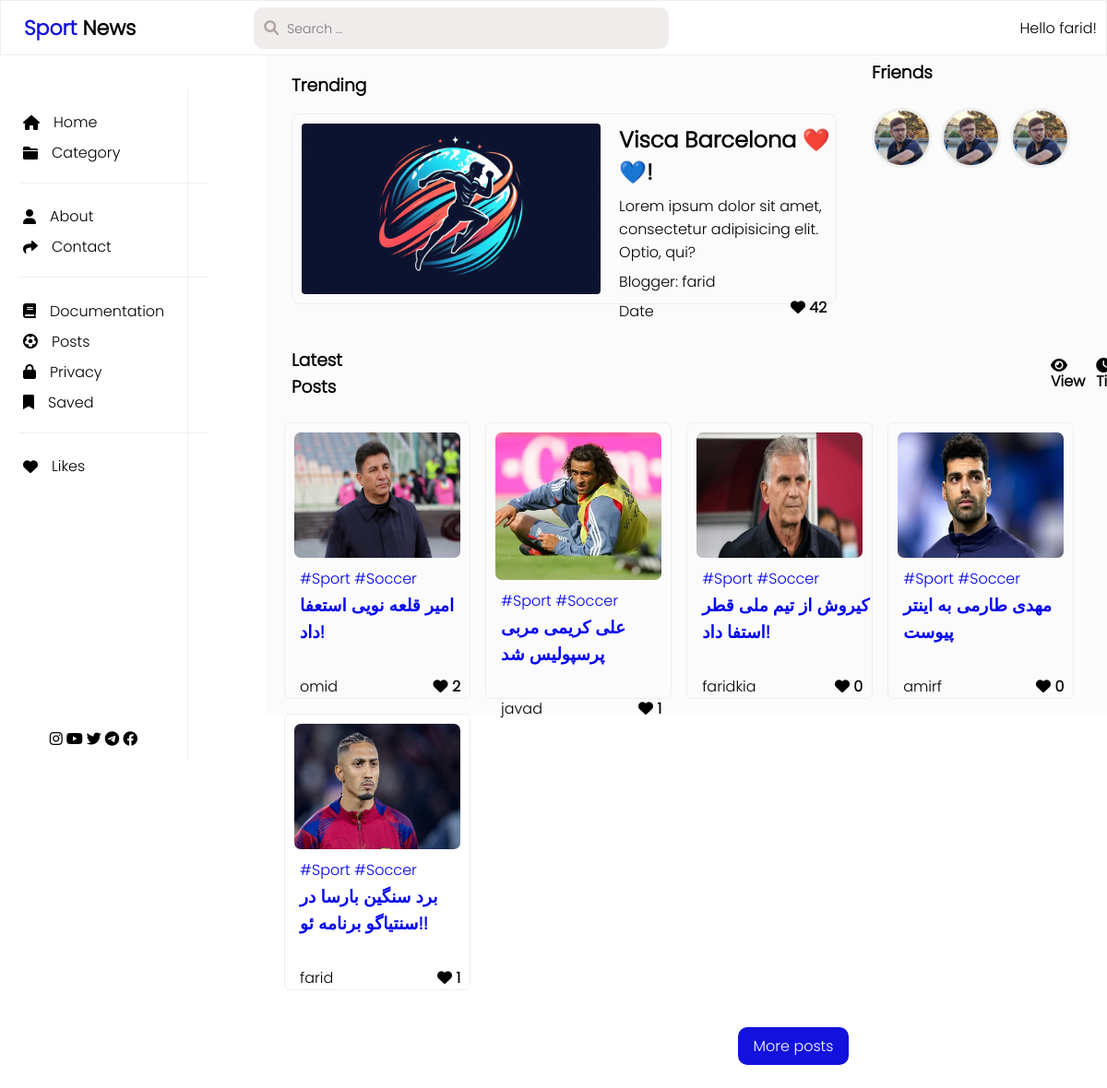
/dashboard/ (signed in), run on an earlier commit of the app's database.
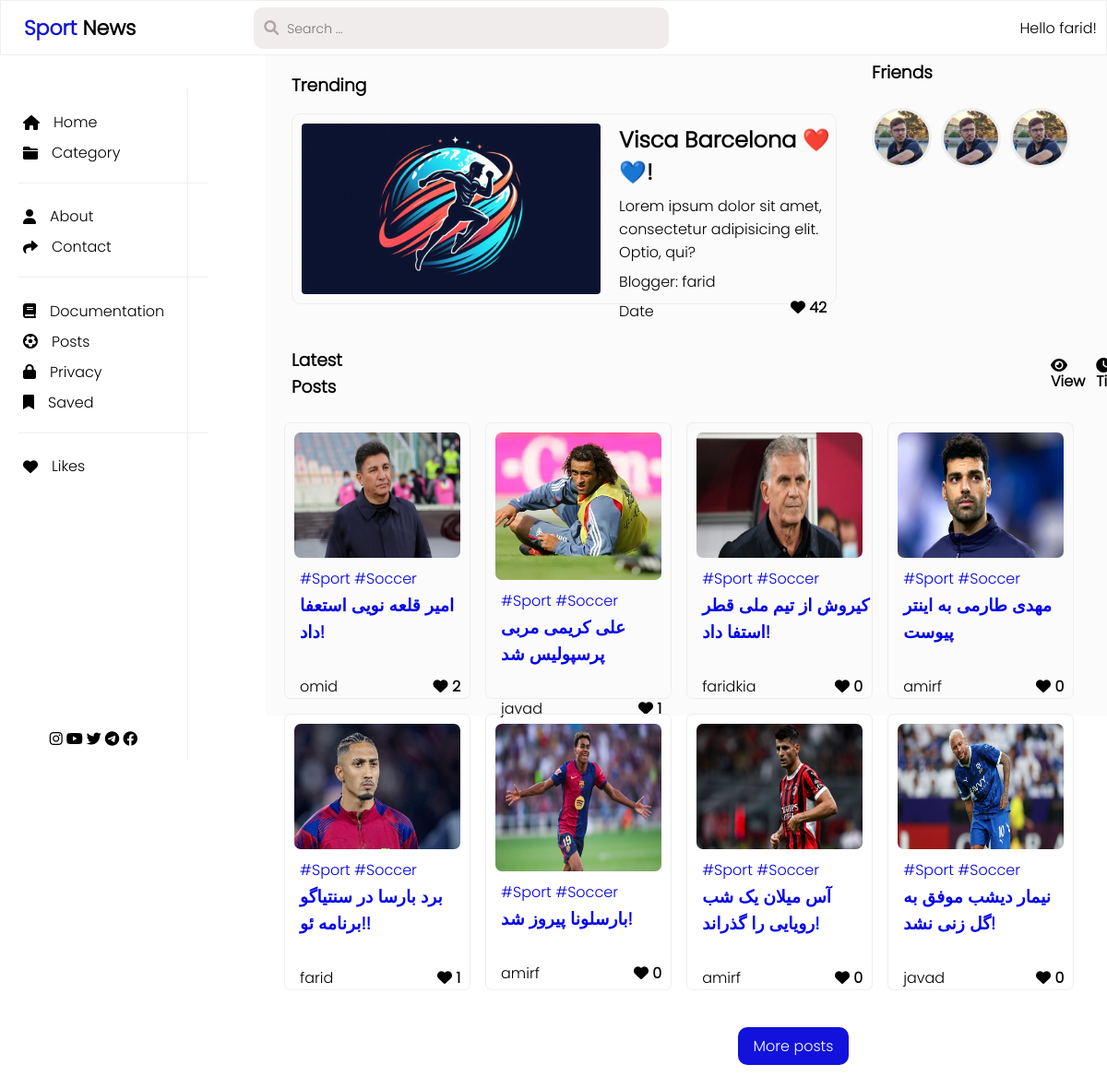
And on a later commit of the database.
### accounts/models.py (models this page shows)
class User(AbstractUser):
    image = models.ImageField(upload_to=user_image_upload_path, verbose_name='عکس')
    def __str__(self):
        return f'{self.username}'

### post/models.py (models this page shows, shortened)
class Post(models.Model):
    title = models.CharField(max_length=60, verbose_name='عنوان')
    created_at = models.DateTimeField(auto_now_add=True, verbose_name='زمان انتشار')
    author = models.ForeignKey(User, on_delete=models.CASCADE, verbose_name='نویسنده', related_name='posts')
    image = models.ImageField(upload_to='post_images/', verbose_name='عکس')
    caption = models.TextField(max_length=3000, verbose_name='توضیحات', null=True, blank=True)
    class Meta:
        verbose_name = 'پست'
        verbose_name_plural = 'پست ها'

### core/views.py (the view)
# urls.py: path('dashboard/', views.dashboard, name='dashboard'),
def dashboard(request):
    if request.user.is_authenticated:
        posts = Post.objects.all()[:8]
        return render(request, 'core/dashboard.html', context={'user':request.user, 'posts':posts})
    return redirect('home:home')

### core/Templates/core/dashboard.html (shortened to what this page needs)
{% extends 'base.html' %}
{% load static %}
{% block head %}
    <link rel="stylesheet" href="{% static 'css/dashboard.css' %}">
    <link href="https://cdnjs.cloudflare.com/ajax/libs/font-awesome/6.0.0-beta3/css/all.min.css" rel="stylesheet">
    <link href="https://cdn.jsdelivr.net/gh/rastikerdar/vazir-font@latest/dist/font-face.css" rel="stylesheet" type="text/css" />
{% endblock %}
{% block content %}
    <nav class="nav">
        <div class="left-side">
            <h2><span style="color: #1212dc">Sport</span> News</h2>
            <div class="search-bar">
                <i id="search-icon" class="fas fa-search"></i>
                <form action="" method="get">
                    <input placeholder="Search ..." name="search" maxlength="50" class="search-input">
                </form>
            </div>
        </div>
        <div class="right-side">
            <p>Hello {{ user.username }}!</p>
        </div>
    </nav>
    <div class="container">
        <div class="menu-left-side">
            <div class="first-item">
                <div class="mhome">
                    <i class="fas fa-home"></i>
                    <p>Home</p>
                </div>
                <div class="mhome">
                    <i class="fas fa-folder"></i>
                    <p>Category</p>
                </div>
            </div>
            <div class="first-item">
                <div class="mhome">
                    <i class="fas fa-user"></i>
                    <p>About</p>
                </div>
                <div class="mhome">
                    <i class="fas fa-mail-forward"></i>
                    <p>Contact</p>
                </div>
            </div>
            <div class="first-item">
                <div class="mhome">
                    <i class="fas fa-book"></i>
                    <p>Documentation</p>
                </div>
                <div class="mhome">
                    <i class="fas fa-futbol"></i>
                    <p>Posts</p>
                </div>
                <div class="mhome">
                    <i class="fas fa-lock"></i>
                    <p>Privacy</p>
                </div>
                <div class="mhome">
                    <i class="fas fa-bookmark"></i>
                    <p>Saved</p>
                </div>
            </div>
            <div class="first-item">
                <div class="mhome">
                    <i class="fas fa-heart"></i>
                    <p>Likes</p>
                </div>
            </div>
            <div class="menu-icons">
                <i class="fab fa-instagram"></i>
                <i class="fab fa-youtube"></i>
                <i class="fab fa-twitter"></i>
                <i class="fab fa-telegram"></i>
                <i class="fab fa-facebook"></i>
            </div>
        </div>
        <div class="main-right-side">
            <div class="top">
                <div class="menu-right-tl-side">
                    <h3>Trending</h3>
                    <div class="mtpost">
                        <img src="{% static 'imgs/sport.jpg' %}" alt="">
                        <div class="mtpost-detail">
                            <h2>Visca Barcelona ❤️💙!</h2>
                            <p>Lorem ipsum dolor sit amet, consectetur adipisicing elit. Optio, qui?</p>
                            <p>Blogger: {{ user.username }}</p>
                            <div class="mtl-line">
                                <p>Date</p>
                                <i class="fas fa-heart"><span> 42</span></i>
                            </div>
                        </div>
                    </div>
            </div>
            <div class="menu-right-tr-side">
                <h3>Friends</h3>
                <div class="friends">
                    <div class="friend">
                        <img src="{{ user.image.url }}" alt="">
                    </div>
                    <div class="friend">
                        <img src="{{ user.image.url }}" alt="">
                    </div>
                    <div class="friend">
                        <img src="{{ user.image.url }}" alt="">
                    </div>
                </div>
            </div>
            </div>
            <div class="post-container">
                <div class="post-header">
                    <h3>Latest Posts</h3>
                    <div class="filters">
                        <i class="fas fa-eye"><span> View</span></i>
                        <i class="fa-solid fa-clock"><span> Time</span></i>
                    </div>
                </div>
                <div class="posts">
                    {% for post in posts %}
                        <div class="post">
                        <img src="{{ post.image.url }}" alt="">
                        <div class="hashtags">
                            <a href="#">#Sport</a>
                            <a href="#">#Soccer</a>
                        </div>
                        <h3><a href="{% url 'post:post_detail' post.id %}">{{ post.title }}</a></h3>
                        <div class="pl-line">
                            <p>{{ post.author }}</p>
                            <i class="fas fa-heart"><span> {{ post.likes.count }} </span></i>
                        </div>
                    </div>
                    {% endfor %}
                </div>
                <a style="color: #fff" href="#" class="more-posts">
                    More posts
                </a>
                <br>
            </div>
        </div>
    </div>
{% endblock %}

### Templates/base.html (shortened to what this page needs)
<!DOCTYPE html>
<html lang="en" dir="ltr">
<head>
    {% block head %}
    {% endblock head%}
</head>
<body>
    {% block content %}{% endblock content%}
</body>
</html>

### static/css/dashboard.css (style rules this page uses)
* { padding: 0; margin: 0; box-sizing: border-box; font-family: 'Vazir', 'Poppins-Light'; }
.nav { display: flex; width: 100%; height: 60px; border: #eee 1px solid; position: fixed; background-color: white; }
.left-side { width: 65%; display: flex; align-items: center; gap: 8.0rem; }
.left-side h2 { font-size: 22px; margin: 0px 0px 0px 25px; }
.search-bar { display: flex; align-items: center; font-family: 'Poppins-Light'; color: #b2a6a6; border-radius: 10px; background-color: #f1ecec; width: 450px; height: 45px; }
.search-input { font-size: 14px; margin-left: 9px; width: 375px; background-color: #f1ecec; border: none; border-bottom: 0px solid #ccc; outline: none; transition: border-bottom-color 0.3s ease; }
.container { width: 100%; height: 80vh; display: flex; }
.menu-left-side { margin-top: 6rem; width: 17%; display: flex; flex-direction: column; border-right: 1px solid #eee; height: 91vh; position: fixed; }
.main-right-side { margin-left: 18rem; margin-top: 3rem; width: 83%; display: flex; height: 91vh; flex-direction: column; background-color: #fbfbfb; }
.first-item { margin-top: 1rem; display: flex; flex-direction: column; }
.mhome { margin-top: 8px; margin-left: 25px; display: flex; gap: 15px; align-items: center; }
#search-icon { margin-left: 11px; }
.right-side { width: 35%; display: flex; justify-content: flex-end; align-items: center; }
.right-side p { margin: 0px 10px 0px 0px; }
.menu-icons { display: flex; justify-content: center; align-items: flex-end; height: 100%; margin-bottom: 15px; gap: 4px; }
.menu-right-tl-side { width: 70%; display: flex; justify-content: center; align-items: flex-start; flex-direction: column; gap: 1rem; height: 37vh; }
.top { display: flex; }
.menu-right-tl-side h3 { margin-left: 1.75rem; margin-top: 1rem; }
.mtpost { width: 90%; border: 1px solid #eee; border-radius: 10px; display: flex; height: 70%; margin-left: 1.75rem; gap: 10px; }
.menu-right-tr-side { display: flex; flex-direction: column; width: 30%; height: 30vh; gap: 1.5rem; }
.mtpost-detail { display: flex; flex-direction: column; justify-content: flex-start; margin-top: 10px; gap: 7px; }
.mtpost img { padding: 10px; border-radius: 14px; }
.mtl-line { display: flex; justify-content: space-between; margin-right: 10px; }
.menu-right-tr-side h3 { margin-top: 1rem; }
.friends { display: flex; gap: 10px; }
.friend { width: 65px; height: 65px; border-radius: 50px; }
.friend img { width: 100%; height: 100%; border-radius: 50px; object-fit: cover; border: 3px solid #eee; }
.post-container { width: 100%; height: 54vh; display: flex; flex-direction: column; }
.post-header { display: flex; gap: 48rem; margin-top: 2rem; width: 90%; }
.post-header h3 { margin-left: 1.75rem; }
.filters { display: flex; gap: 0.75rem; align-items: center; }
.post { display: flex; flex-direction: column; width: 22%; height: 300px; border: 1px solid #eee; border-radius: 7px; }
.post img { width: 100%; padding: 10px; border-radius: 17px; height: 180px; }
.posts { display: flex; gap: 1rem; margin-left: 1.25rem; margin-top: 1.5rem; flex-wrap: wrap; }
.post h3 { margin-top: 2px; margin-left: 1rem; }
.hashtags { margin-left: 1rem; }
.pl-line { margin-top: 32px; margin-left: 1rem; display: flex; align-items: center; justify-content: space-between; }
.pl-line i { margin-right: 10px; }
.post a { text-decoration: none; }
.more-posts { text-decoration: none; color: #fff; border-radius: 10px; padding: 8px 12px; background-color: #1212dc; width: 120px; height: 50px; margin-left: 32rem; margin-top: 2.5rem; text-align: center; }

What changed in the data, as far as the page shows it:
changed Post "farid": title "برد سنگین بارسا در سنتیاگو برنامه ئو!!" → "برد بارسا در سنتیاگو برنامه ئو!!"
added Post: image (picture), title "بارسلونا پیروز شد!", author "amirf", likes.count "0"
added Post: image (picture), title "آس میلان یک شب رویایی را گذراند!", author "amirf", likes.count "0"
added Post: image (picture), title "نیمار دیشب موفق به گل زنی نشد!", author "javad", likes.count "0"
